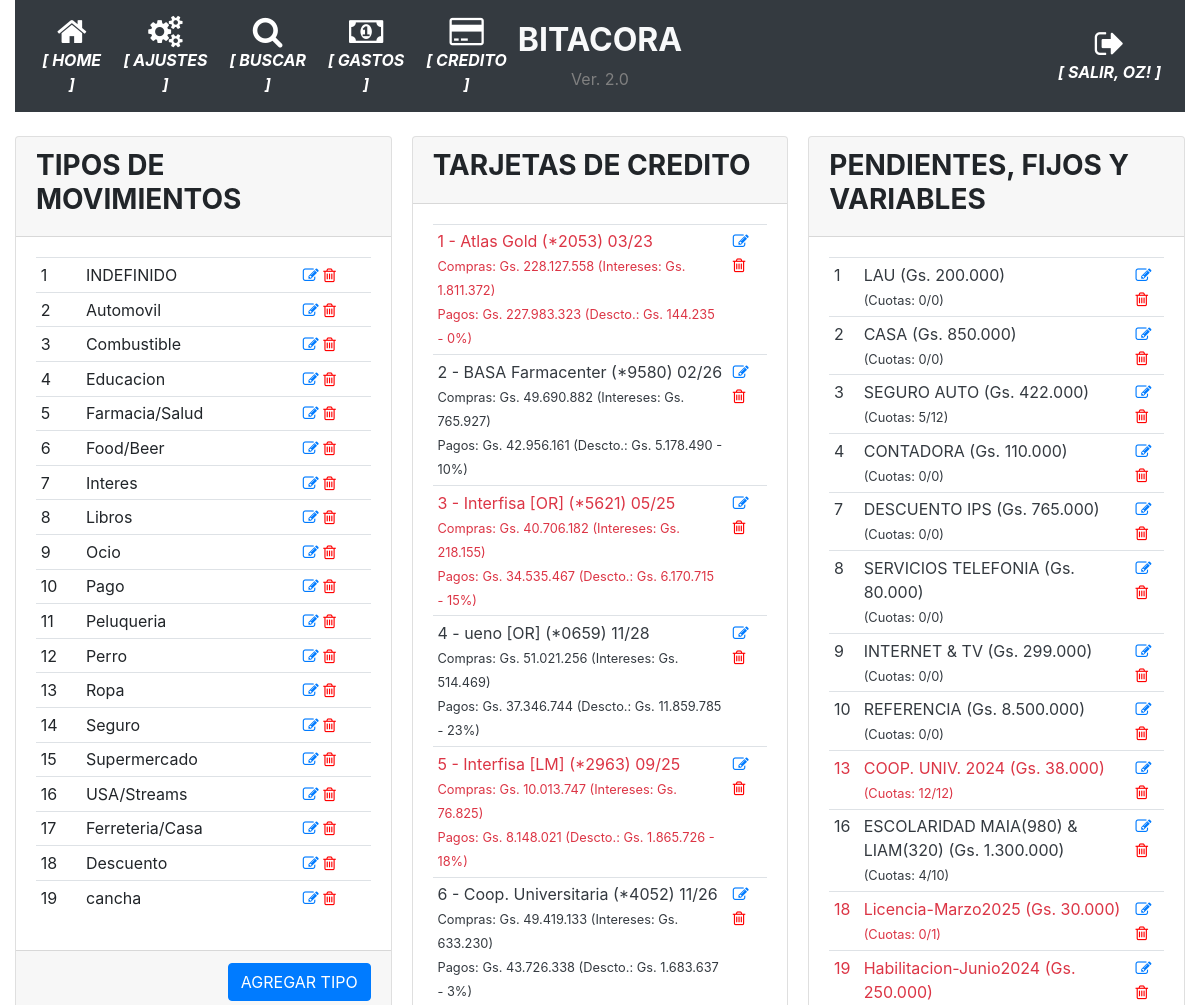
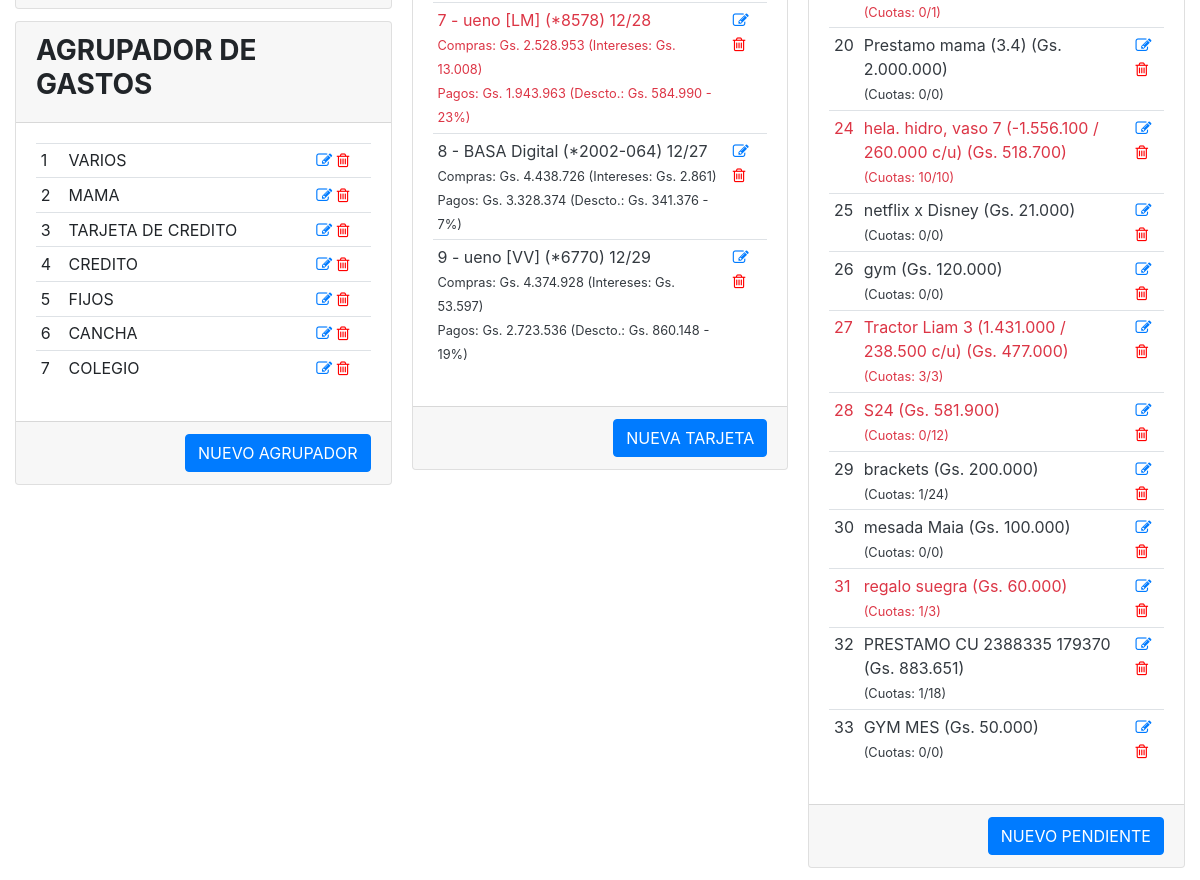
Before: /parametrico (signed in) with the older database file (2 pictures, top to bottom).
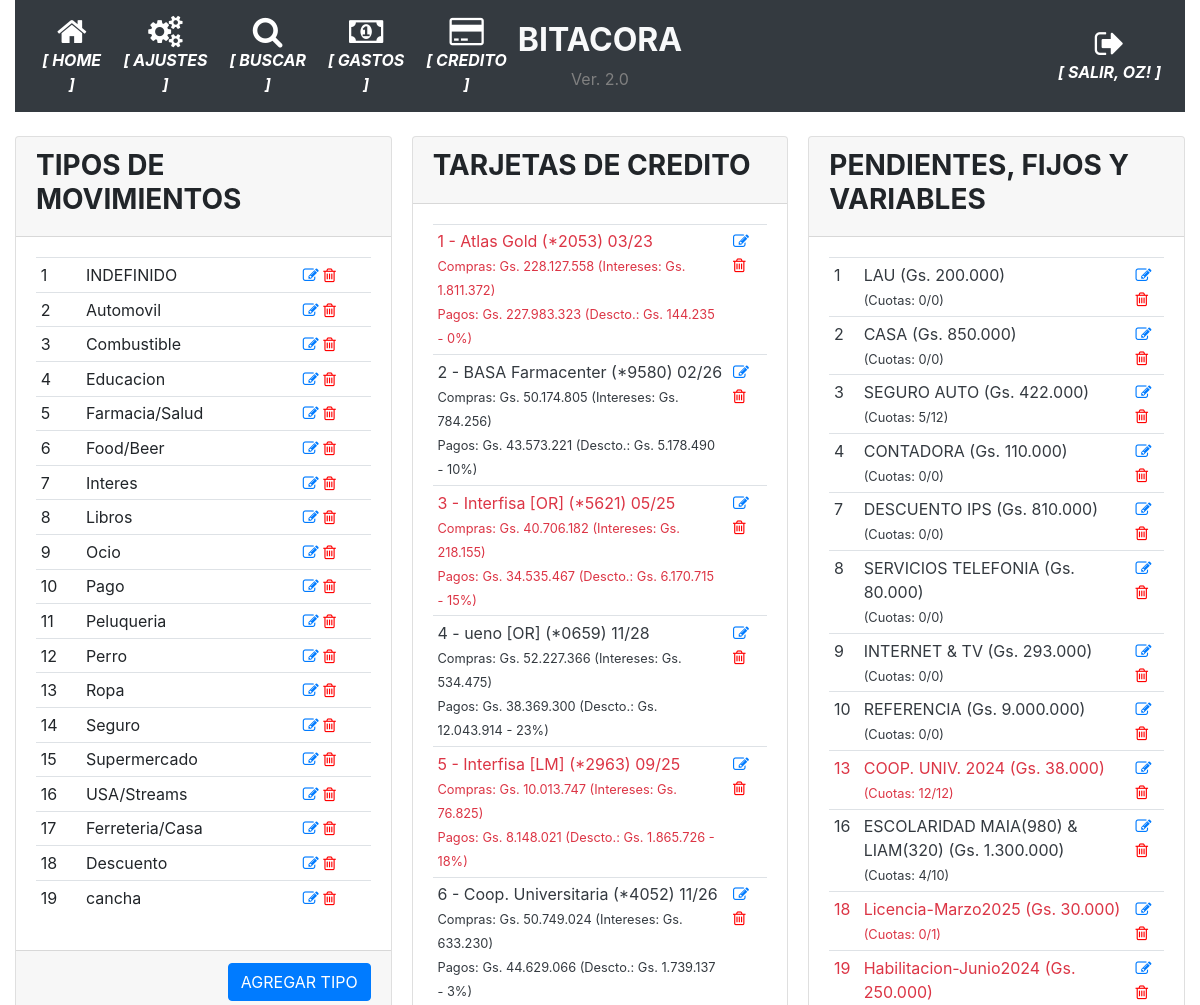
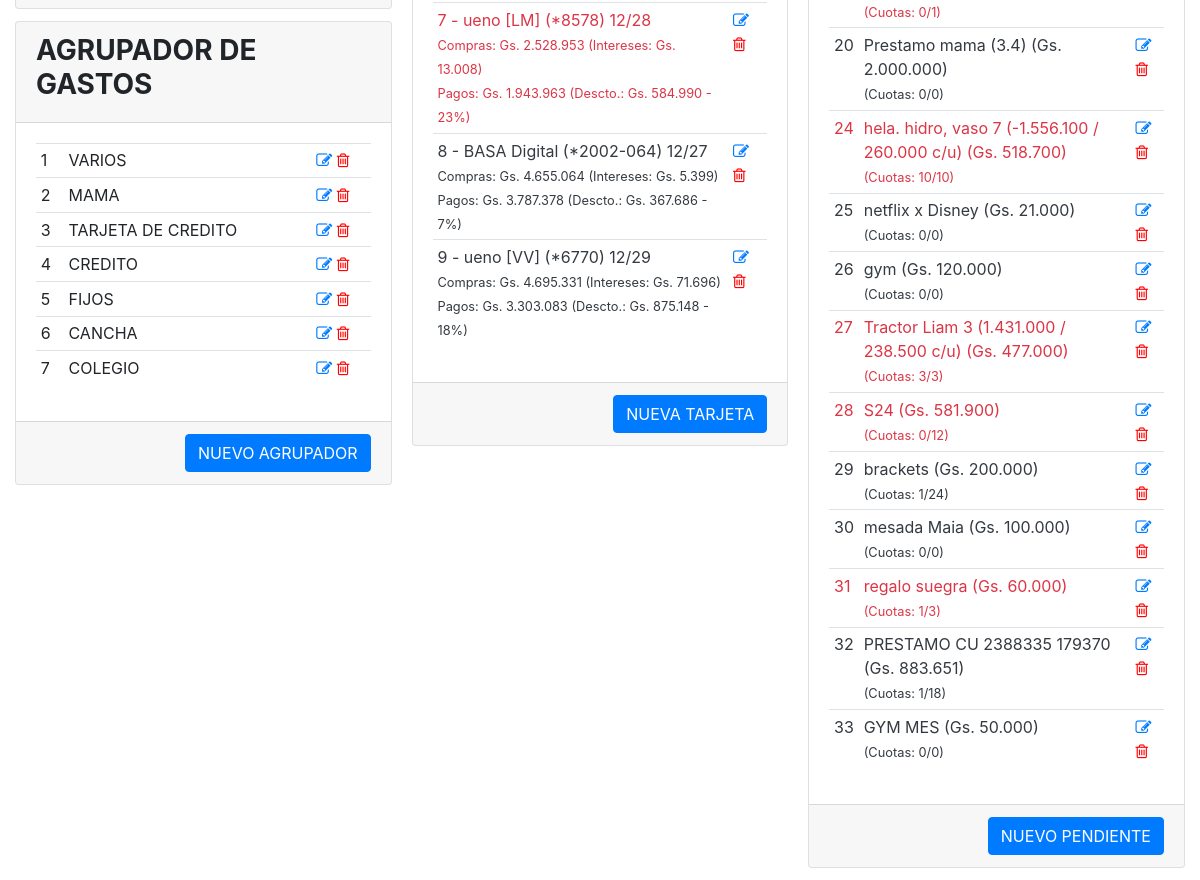
After: the same page with the newer database file (2 pictures, top to bottom).
### app/models.py (models this page shows, shortened)
class User(UserMixin, db.Model):
    id = db.Column(db.Integer, primary_key=True)
    username = db.Column(db.String(64), index=True, unique=True)
    email = db.Column(db.String(120), index=True, unique=True)
    password_hash = db.Column(db.String(128))
    perfil = db.Column(db.String(128))

class TiposMovimiento(db.Model):
    __tablename__='tipos_movimiento'
    id = db.Column(db.Integer, primary_key=True)
    tipo = db.Column(db.String(100), nullable=False)

class AgrupadorGastos(db.Model):
    __tablename__='agrupador_gastos'
    id = db.Column(db.Integer, primary_key=True)
    agrupador = db.Column(db.String(100), nullable=False)

class Tarjetas(db.Model):
    __tablename__='tarjetas'
    id = db.Column(db.Integer, primary_key=True)
    banco = db.Column(db.String(100), nullable=False)
    numero = db.Column(db.String(100), nullable=False)
    vencimiento = db.Column(db.String(10), nullable=False)
    estado = db.Column(db.Boolean, server_default=u'False')

class DeudasPendientes(db.Model):
    __tablename__='deudas_pendientes'
    id = db.Column(db.Integer, primary_key=True)
    descripcion = db.Column(db.String(100), nullable=False)
    monto = db.Column(db.Integer)
    estado = db.Column(db.Boolean, server_default=u'False')
    cuotas = db.Column(db.Integer)
    cuotas_pagadas = db.Column(db.Integer)
    id_agrupador = db.Column(db.Integer, nullable=True)

### app/routes.py (the view)
@app.route('/parametrico', methods=['GET', 'POST'])
@login_required
def parametrico():
    tipos_movimiento = TiposMovimiento.query.all()
    agrupador_gastos = AgrupadorGastos.query.all()
    gastos_fijos = DeudasPendientes.query.all()
    tarjetas = resumenes_tarjeta_macro() # Tarjetas.query.all()
    return render_template('parametrico.html', tipos_movimiento=tipos_movimiento, agrupador_gastos=agrupador_gastos, gastos_fijos=gastos_fijos, tarjetas=tarjetas)

### app/models.py (called while the page is built)
@login.user_loader
def load_user(id):
    return User.query.get(int(id))

### app/utilitarios.py (called while the page is built)
def resumenes_tarjeta_macro():
    estados = []
    for tarjeta in Tarjetas.query.all():
        compras, pagos, descuentos, intereses = balance_puntual_tarjeta(tarjeta.id)
        if compras != 0:
            porcentaje_descuento = int((descuentos * 100) / compras)
        else:
            porcentaje_descuento = 0
        estados.append({'id':tarjeta.id, 'banco': tarjeta.banco, 'numero': tarjeta.numero, 'vencimiento': tarjeta.vencimiento, 'estado': tarjeta.estado, 'compras': compras, 'pagos': pagos, 'descuentos': descuentos, 'intereses': intereses, 'porcentaje': porcentaje_descuento})
    return estados

### app/templates/parametrico.html (shortened to what this page needs)
{% extends "base.html" %}
{% block main %}
<div class="card-columns">
    <div class="card">
        <div class="card-header">
            <h3><strong>TIPOS DE MOVIMIENTOS</strong></h3>
        </div>
        <div class="card-body">
            <div>
                <table class="table table-sm">
                    {% for tipo in tipos_movimiento %}
                    <tr>
                        <td>{{ tipo.id }}</td>
                        <td>{{ tipo.tipo }}</td>
                        <td class="align-self-end">
                            <a href="{{ url_for('modificar_parametrico', parametrico_id=tipo.id, origen='TIPOS') }}"><i class="fa fa-pencil-square-o"></i></a>
                            <a href="{{ url_for('borrar_parametrico', parametrico_id=tipo.id, origen='TIPOS') }}" style="color:red"><i class="fa fa-trash-o"></i></a>
                        </td>
                    </tr>
                    {% endfor %}
                </table>
            </div>
        </div>
        <div class="card-footer text-muted text-right">
            <a href="{{ url_for('nuevo_parametrico', origen='TIPOS') }}" class="btn btn-primary">AGREGAR TIPO</a>
        </div>
    </div>
    <div class="card">
        <div class="card-header">
            <h3><strong>AGRUPADOR DE GASTOS</strong></h3>
        </div>
        <div class="card-body">
            <div>
                <table class="table table-sm">
                    {% for agrupador in agrupador_gastos %}
                    <tr>
                        <td>{{ agrupador.id }}</td>
                        <td>{{ agrupador.agrupador }}</td>
                        <td class="align-self-end">
                            <a href="{{ url_for('modificar_parametrico', parametrico_id=agrupador.id, origen='AGRUPADORES') }}"><i class="fa fa-pencil-square-o"></i></a>
                            <a href="{{ url_for('borrar_parametrico', parametrico_id=agrupador.id, origen='AGRUPADORES') }}" style="color:red"><i class="fa fa-trash-o"></i></a>
                        </td>
                    </tr>
                    {% endfor %}
                </table>
            </div>
        </div>
        <div class="card-footer text-muted text-right">
            <a href="{{ url_for('nuevo_parametrico', origen='AGRUPADORES') }}" class="btn btn-primary">NUEVO AGRUPADOR</a>
        </div>
    </div>
    <div class="card">
        <div class="card-header">
            <h3><strong>TARJETAS DE CREDITO</strong></h3>
        </div>
        <div class="card-body">
            <div>
                <table class="table table-sm">
                    {% for tarjeta in tarjetas %}
                    <tr class="{{ 'text-dark' if tarjeta.estado else 'text-danger' }}">
                        <td>
                            <div>{{ tarjeta.id }} - {{ tarjeta.banco }} (*{{ tarjeta.numero }})
                                {{ tarjeta.vencimiento }}</div>
                                <small>Compras: {{ "Gs. {:,.0f}".format(tarjeta.compras).replace(",", ".") }} (Intereses: {{ "Gs. {:,.0f}".format(tarjeta.intereses).replace(",", ".") }})</small><br>
                                <small>Pagos: {{ "Gs. {:,.0f}".format(tarjeta.pagos).replace(",", ".") }} (Descto.: {{ "Gs. {:,.0f}".format(tarjeta.descuentos).replace(",", ".") }} - {{ tarjeta.porcentaje }}%)</small>
                            </div>
                        </td>
                        <td class="align-self-end vertical-align:top">
                            <a href="{{ url_for('modificar_tarjeta', tarjeta_id=tarjeta.id) }}"><i class="fa fa-pencil-square-o"></i></a>
                            <a href="{{ url_for('borrar_tarjeta', tarjeta_id=tarjeta.id) }}" style="color:red"><i class="fa fa-trash-o"></i></a>
                        </td>
                    </tr>
                    {% endfor %}
        <div class="card-footer text-muted text-right">
            <a href="{{ url_for('nueva_tarjeta') }}" class="btn btn-primary">NUEVA TARJETA</a>
        </div>
    <div class="card">
        <div class="card-header">
            <h3><strong>PENDIENTES, FIJOS Y VARIABLES</strong></h3>
        </div>
        <div class="card-body">
            <div>
                <table class="table table-sm">
                    {% for fijo in gastos_fijos %}
                    <tr class="{{ 'text-dark' if fijo.estado else 'text-danger' }}">
                        <td>{{ fijo.id }}</td>
                        <td>{{ fijo.descripcion }} ({{ "Gs. {:,.0f}".format(fijo.monto).replace(",", ".") }})<br><small>(Cuotas: {{ fijo.cuotas_pagadas }}/{{ fijo.cuotas }})</small></td>
                        <td class="align-self-end">
                            <a href="{{ url_for('modificar_pendiente', pendiente_id=fijo.id) }}"><i class="fa fa-pencil-square-o"></i></a>
                            <a href="{{ url_for('borrar_pendiente', pendiente_id=fijo.id) }}" style="color:red"><i class="fa fa-trash-o"></i></a>
                        </td>
                    </tr>
                    {% endfor %}
                </table>
            </div>
        </div>
        <div class="card-footer text-muted text-right">
            <a href="{{ url_for('nuevo_pendiente') }}" class="btn btn-primary">NUEVO PENDIENTE</a>
        </div>
    </div>
{% endblock %}

### app/templates/base.html (shortened to what this page needs)
<!doctype html>
<html lang="en">
  <head>
    <link rel="stylesheet" href="https://stackpath.bootstrapcdn.com/bootstrap/4.5.0/css/bootstrap.min.css">
    <link rel="stylesheet" href="https://maxcdn.bootstrapcdn.com/font-awesome/4.4.0/css/font-awesome.min.css">
  </head>
  <body>
    <div class="container-fluid">
      <nav class="navbar navbar-expand-md navbar-dark bg-dark">
        <div class="navbar-collapse collapse w-100 order-1 order-md-0 dual-collapse2">
            <ul class="navbar-nav mr-auto text-center">
              <li class="nav-item active">
                <a href="{{ url_for('index') }}" class="nav-link d-flex flex-column">
                <i class="fa fa-home fa-2x"></i>
                <span class="d-none d-sm-inline"><i><strong>[ HOME ]</strong></i></span></a>
              </li>
              <li class="nav-item active">
                <a href="{{ url_for('parametrico') }}" class="nav-link d-flex flex-column">
                <i class="fa fa-cogs fa-2x"></i>
                <span class="d-none d-sm-inline"><i><strong>[ AJUSTES ]</strong></i></span></a>
              </li>
              <li class="nav-item active">
                <a href="{{ url_for('busqueda') }}" class="nav-link d-flex flex-column">
                <i class="fa fa-search fa-2x"></i>
                <span class="d-none d-sm-inline"><i><strong>[ BUSCAR ]</strong></i></span></a>
              </li>
              <li class="nav-item active">
                <a href="{{ url_for('historico_gastos_detalle', periodo='') }}" class="nav-link d-flex flex-column">
                <i class="fa fa-money fa-2x"></i>
                <span class="d-none d-sm-inline"><i><strong>[ GASTOS ]</strong></i></span></a>
              </li>
              <li class="nav-item active">
                <a href="{{ url_for('movimientos_mes', mes='') }}" class="nav-link d-flex flex-column">
                <i class="fa fa-credit-card fa-2x"></i>
                <span class="d-none d-sm-inline"><i><strong>[ CREDITO ]</strong></i></span></a>
              </li>
            </ul>
        </div>
        <div class="mx-auto order-0 text-center">
            <h2 class="mx-auto text-light"><strong>BITACORA</strong></h2>
            <span style="color: grey">Ver. 2.0</span>
        </div>
        <div class="navbar-collapse collapse w-100 order-3 dual-collapse2">
            <ul class="navbar-nav ml-auto text-center">
              <li class="nav-item active">
                {% if current_user.is_anonymous %}
                  <a href="{{ url_for('logout') }}" class="nav-link d-flex flex-column">
                  <i class="fa fa-sign-in fa-2x"></i>
                  <span class="d-none d-sm-inline"><i><strong>[ ACCEDER ]</strong></i></span></a>
                {% else %}
                  <a href="{{ url_for('logout') }}" class="nav-link d-flex flex-column">
                  <i class="fa fa-sign-out fa-2x"></i>
                  <span class="d-none d-sm-inline"><i><strong>[ SALIR, {{ current_user.username | upper }}! ]</strong></i></span></a>
                {% endif %}
              </li>
            </ul>
        </div>
    </nav>
    <br>
      <div>
        {% block main %}{% endblock %}
  </body>
</html>

Changed rows visible on the page:
computed for Tarjetas "BASA Farmacenter": compras "Gs. 49.690.882" → "Gs. 50.174.805"; intereses "Gs. 765.927" → "Gs. 784.256"; pagos "Gs. 42.956.161" → "Gs. 43.573.221"
computed for Tarjetas "ueno [OR]": compras "Gs. 51.021.256" → "Gs. 52.227.366"; intereses "Gs. 514.469" → "Gs. 534.475"; pagos "Gs. 37.346.744" → "Gs. 38.369.300"; descuentos "Gs. 11.859.785" → "Gs. 12.043.914"
computed for Tarjetas "Coop. Universitaria": compras "Gs. 49.419.133" → "Gs. 50.749.024"; pagos "Gs. 43.726.338" → "Gs. 44.629.066"; descuentos "Gs. 1.683.637" → "Gs. 1.739.137"
computed for Tarjetas "BASA Digital": compras "Gs. 4.438.726" → "Gs. 4.655.064"; intereses "Gs. 2.861" → "Gs. 5.399"; pagos "Gs. 3.328.374" → "Gs. 3.787.378"; descuentos "Gs. 341.376" → "Gs. 367.686"
computed for Tarjetas "ueno [VV]": compras "Gs. 4.374.928" → "Gs. 4.695.331"; intereses "Gs. 53.597" → "Gs. 71.696"; pagos "Gs. 2.723.536" → "Gs. 3.303.083"; descuentos "Gs. 860.148" → "Gs. 875.148"; porcentaje "19" → "18"
changed DeudasPendientes "DESCUENTO IPS": monto "Gs. 765.000" → "Gs. 810.000"
changed DeudasPendientes "INTERNET & TV": monto "Gs. 299.000" → "Gs. 293.000"
changed DeudasPendientes "REFERENCIA": monto "Gs. 8.500.000" → "Gs. 9.000.000"
